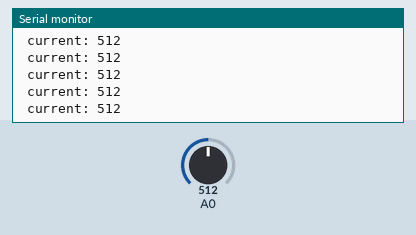
Simulated run of this sketch. Board: Arduino Uno, built with avr-gcc and run on an emulated ATmega328P. Parts: the last lines printed to the serial monitor. The inputs (shaded band) are chosen by the test bench; at power-on: A0 = 512.

Above: at 1.2 s.
1.3 s: A0 set to 105
At 2.0 s:
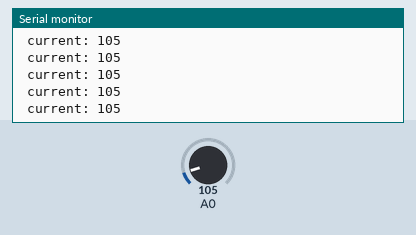
4.3 s: A0 set to 92
At 5.1 s:
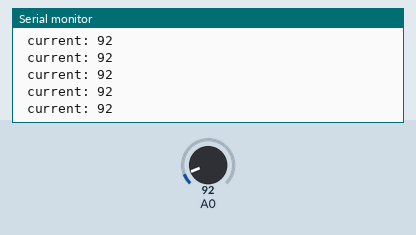
8.8 s: A0 set to 988
At 9.8 s:
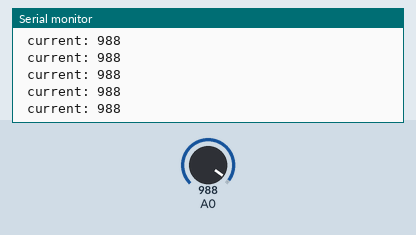
10.3 s: A0 set to 1009
At 11.2 s:
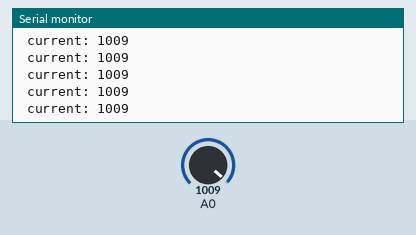
Timing chart, 0 to 13.3 s (numbered marks = the images above; inputs shaded):
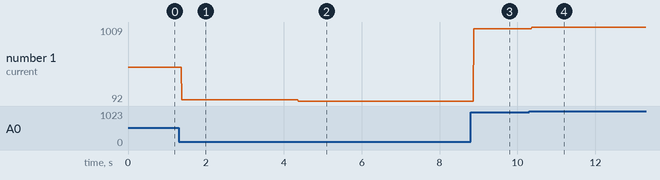

The sketch:

stretch_rubber_sensor.ino
```cpp
#define BUFFERSIZE 50
#define TOLERANCE 0.98
#define WARNINGTIME 10000

int rubberValues[BUFFERSIZE] = {0,};
int lastIndex = 0;
unsigned long startTime = 0;
unsigned long currTime = 0;
int isCounting = 0;


void setup()
{
 Serial.begin(9600);

  for(int i = 0; i < BUFFERSIZE; i++)
  {
    int val = analogRead(A0);
    rubberValues[i] = val;
  }
}
void loop()
{
 int rubberVal = analogRead(A0);
 Serial.print(" current: ");
 Serial.println(rubberVal);

 rubberValues[lastIndex] = rubberVal;
 lastIndex = (lastIndex+1) % BUFFERSIZE;
 int maxVal = -1;
 int minVal = 9999;
 for(int i = 0; i < BUFFERSIZE; i++)
 {
  if(rubberValues[i] > maxVal)
    maxVal = rubberValues[i];
  else if (rubberValues[i] < minVal)
    minVal = rubberValues[i];
 }
  int inBound = 0;
  if((float)minVal / maxVal > TOLERANCE)
    inBound = 1;
  else
    inBound = 0;

  if(isCounting)
  {
    if(inBound)
    {
      currTime = millis();
      if(currTime - startTime > WARNINGTIME)
      {
        Serial.println("Warning!!");
      }
    }
    else
    {
        isCounting = 0;
        currTime = 0;
    }
  }
  else
  {
    if(inBound)
    {
      isCounting = 1;
      startTime = millis();
    }
  }
}
```

Measured:
- after the input at 1.3 s, the serial monitor: prints a new line after 0.08 s (image 1)
- after the input at 4.3 s, the serial monitor: prints a new line after 0.07 s (image 2)
- after the input at 8.8 s, the serial monitor: prints a new line after 0.07 s (image 3)
- after the input at 10.3 s, the serial monitor: prints a new line after 0.07 s (image 4)
- plotted number 1: 512 → 105 after the input at 1.3 s, 105 → 92 after the input at 4.3 s, 92 → 988 after the input at 8.8 s, 988 → 1009 after the input at 10.3 s
